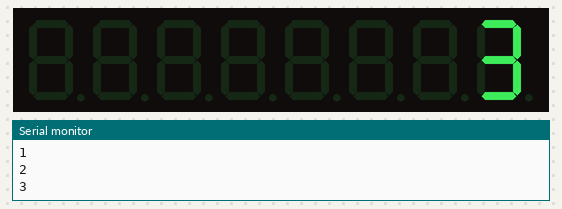
Bench run of a sketch on a simulated Arduino Uno, built with avr-gcc and run on an emulated ATmega328P. Shown: 8-digit seven-segment display, the last lines printed to the serial monitor.

Above: at 0.16 s.
At 5.19 s:
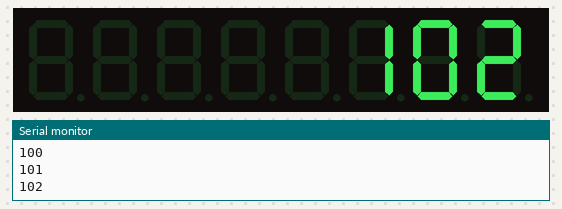
At 10.11 s:
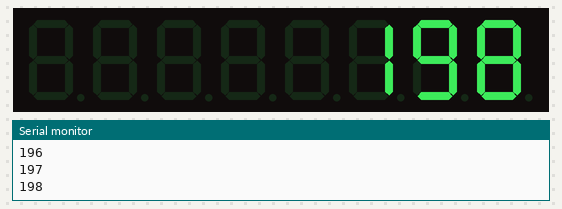
At 20.1 s:
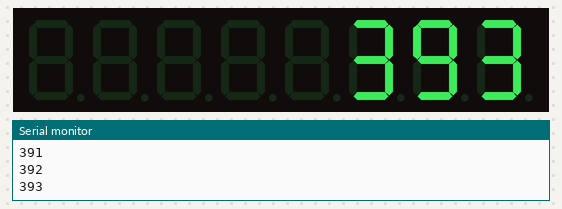
At 29.94 s:
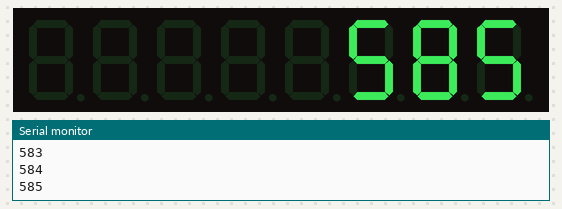
At 39.93 s:
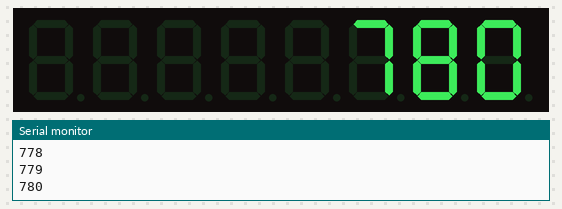

The sketch:

lab3_2.ino
```cpp
#include "LedControl.h"
LedControl lc=LedControl(19,5,18,1);

unsigned long delaytime=250;

void setup() {

  lc.shutdown(0,false);
  lc.setIntensity(0,10);
  lc.clearDisplay(0);
  Serial.begin(9600);
}


void loop() {
 for (int index = 0; index <=99999999;index++)
  {
    int x = index;
    if(index > 0){
      if(index < 10 ){
     lc.setDigit(0,0,x%10,false); x=x/10;
     lc.setDigit(0,1,' ',false); x=x/10;
     lc.setDigit(0,2,' ',false); x=x/10;
     lc.setDigit(0,3,' ',false); x=x/10;
     lc.setDigit(0,4,' ',false); x=x/10;
     lc.setDigit(0,5,' ',false); x=x/10;
     lc.setDigit(0,6,' ',false); x=x/10;
     lc.setDigit(0,7,' ',false);
      }
      else if(index < 100){
     lc.setDigit(0,0,x%10,false); x=x/10;
     lc.setDigit(0,1,x%10,false); x=x/10;
     lc.setDigit(0,2,' ',false); x=x/10;
     lc.setDigit(0,3,' ',false); x=x/10;
     lc.setDigit(0,4,' ',false); x=x/10;
     lc.setDigit(0,5,' ',false); x=x/10;
     lc.setDigit(0,6,' ',false); x=x/10;
     lc.setDigit(0,7,' ',false);
      }
      else if(index < 1000){
     lc.setDigit(0,0,x%10,false); x=x/10;
     lc.setDigit(0,1,x%10,false); x=x/10;
     lc.setDigit(0,2,x%10,false); x=x/10;
     lc.setDigit(0,3,' ',false); x=x/10;
     lc.setDigit(0,4,' ',false); x=x/10;
     lc.setDigit(0,5,' ',false); x=x/10;
     lc.setDigit(0,6,' ',false); x=x/10;
     lc.setDigit(0,7,' ',false);
      }
     else if(index < 10000){
     lc.setDigit(0,0,x%10,false); x=x/10;
     lc.setDigit(0,1,x%10,false); x=x/10;
     lc.setDigit(0,2,x%10,false); x=x/10;
     lc.setDigit(0,3,x%10,false); x=x/10;
     lc.setDigit(0,4,' ',false); x=x/10;
     lc.setDigit(0,5,' ',false); x=x/10;
     lc.setDigit(0,6,' ',false); x=x/10;
     lc.setDigit(0,7,' ',false);
      }
     else if(index < 100000){
     lc.setDigit(0,0,x%10,false); x=x/10;
     lc.setDigit(0,1,x%10,false); x=x/10;
     lc.setDigit(0,2,x%10,false); x=x/10;
     lc.setDigit(0,3,x%10,false); x=x/10;
     lc.setDigit(0,4,x%10,false); x=x/10;
     lc.setDigit(0,5,' ',false); x=x/10;
     lc.setDigit(0,6,' ',false); x=x/10;
     lc.setDigit(0,7,' ',false);
      }
    }


//     lc.setDigit(0,0,x%10,false); x=x/10;
//     lc.setDigit(0,1,x%10,false); x=x/10;
//     lc.setDigit(0,2,x%10,false); x=x/10;
//     lc.setDigit(0,3,x%10,false); x=x/10;
//     lc.setDigit(0,4,x%10,false); x=x/10;
//     lc.setDigit(0,5,x%10,false); x=x/10;
//     lc.setDigit(0,6,x%10,false); x=x/10;
//     lc.setDigit(0,7,x,false);

     Serial.println(index);

     delay(50);
  }

}
```
